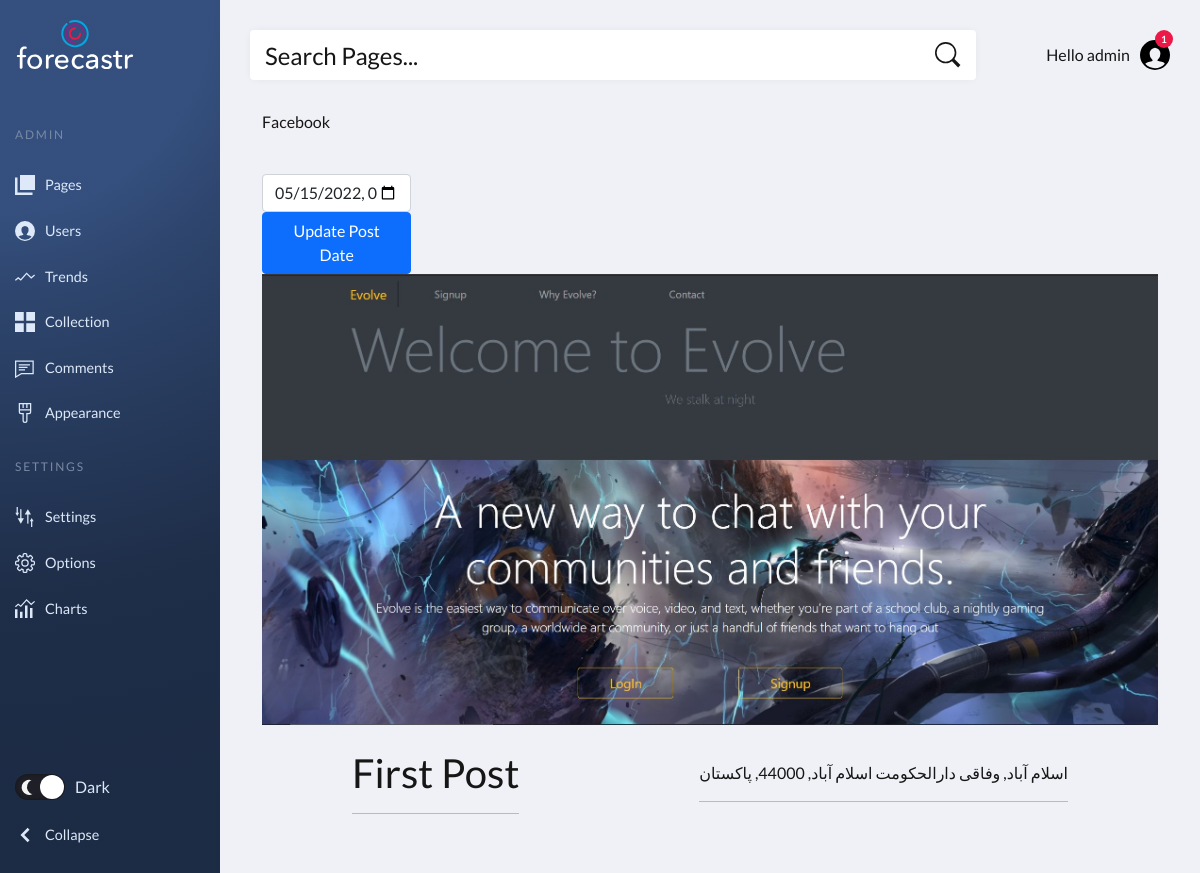
The app's page /gallery/detail/55/ (signed in), older data.
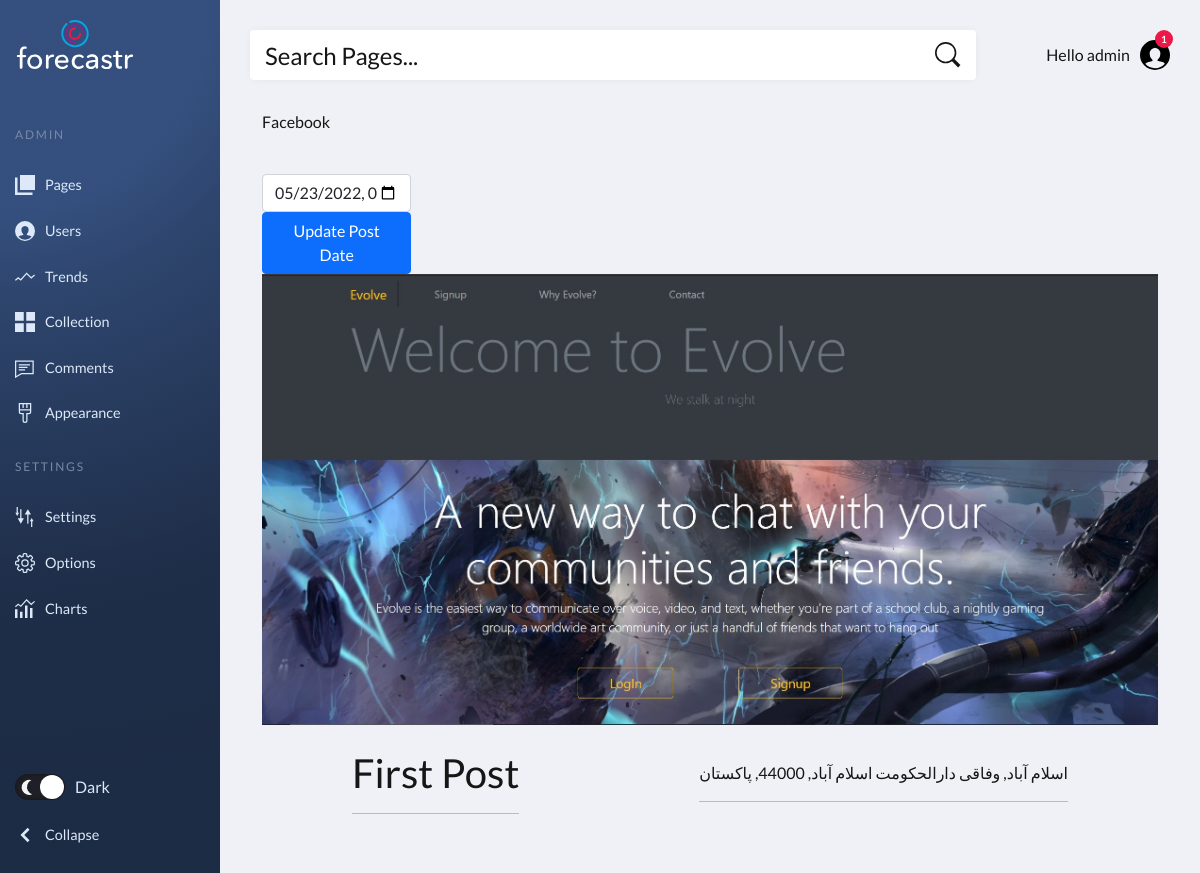
The same page, newer data.
### content_libraries/models.py (models this page shows, shortened)
class UserPost(models.Model):
    client = models.ForeignKey(Client, null=True, on_delete= models.SET_NULL, related_name='client_posts')
    platform = models.CharField(choices=PlatformChoice.choices, default=PlatformChoice.FACEBOOK, max_length=128)
    title = models.CharField(max_length=200, null=True, blank=True)
    picture = models.ImageField(null=True, blank=True)
    description = models.TextField(blank=True, null=True)
    location = models.CharField(max_length=500, blank=True, null=True)
    lat = models.FloatField(default=0)
    lng = models.FloatField(default=0)
    timeCreated = models.TimeField(auto_now_add=True)
    dateCreated = models.DateField(auto_now_add=True)
    dateToBuy = models.DateTimeField(default=datetime.now)

### contentGallery/views.py (the view)
# urls.py: path("detail/<str:pk_id>/", views.contentDetails, name="contentDetails"),
def contentDetails(request, pk_id):
    albumForm = UserPostForm()
    client = request.user.client
    uPost = UserPost.objects.get(id=pk_id)
    context = {'userPost': uPost}
    return render(request, "contentGallery/contentDetails.html", context=context)

### contentGallery/templates/contentGallery/contentDetails.html (shortened to what this page needs)
{%  extends 'utilaties/dashboard.html' %}
{% load static %}
{% block cssStyles %}
<link rel="stylesheet" href="{% static 'vendor/photoswiper/photoswipe.css' %}">
<link rel="stylesheet" href="{% static 'css/contentGallery/main.css' %}">
{% endblock cssStyles %}
{% block content %}
<section>
    <div class="container">
        <p>{{userPost.platform}}</p>
        <br>
        <div class="col-lg-2 col-md-12">
            <form
            action="{% url 'updateContentDetails' userPost.id %}"
             id="myForm"  method="POST">
                <input type="datetime-local" class="form-control mydate" id="id_productdateTime", value="{{userPost.dateToBuy|date:"Y-m-d"}}T{{userPost.dateToBuy|date:"h:m"}}" name="productdateTime">
                <button class="btn btn-primary btn-round" type="submit" id="myBTN">Update Post Date</button>
            </form>
        </div>
        <div class="d-flex flex-wrap justify-content-evenly align-items-center">
            <div class="picture-md">
                <img src="{{userPost.picture.url}}"
                {% if userPost.picture.height > 1000 %}
                    width=700px
                    height = 900px
                    {% else %}
                    class="img-fluid"
                    {% endif %}
                      alt="" />
            </div>
            <div class="intro mt-4">
                <h1>{{userPost.title}}</h1>
                <hr>
            </div>
            <div class="mt-4">
                <p>{{userPost.location}}</p>
                <hr>
            </div>
        </div>
    </div>
</section>
{% endblock content %}

### utilaties/templates/utilaties/dashboard.html (shortened to what this page needs)
{% load static %}
<!DOCTYPE html>
<html lang="en">
<head>
    <link href="https://cdn.jsdelivr.net/npm/bootstrap@5.0.2/dist/css/bootstrap.min.css" rel="stylesheet">
    <link rel="stylesheet" href="{% static 'css/SocialHub/main.css' %}">
    {% block cssStyles %}
    {% endblock cssStyles %}
</head>
<body>
    <header class="page-header">
        <nav>
            <a href="#0" aria-label="forecastr logo" class="logo">
                <svg width="140" height="49">
                    <use xlink:href="#logo"></use>
                </svg>
            </a>
            <ul class="admin-menu">
                <li class="menu-heading">
                    <h3>Admin</h3>
                </li>
                <li>
                    <a href="#0">
                        <svg>
                            <use xlink:href="#pages"></use>
                        </svg>
                        <span>Pages</span>
                    </a>
                </li>
                <li>
                    <a href="#0">
                        <svg>
                            <use xlink:href="#users"></use>
                        </svg>
                        <span>Users</span>
                    </a>
                </li>
                <li>
                    <a href="#0">
                        <svg>
                            <use xlink:href="#trends"></use>
                        </svg>
                        <span>Trends</span>
                    </a>
                </li>
                <li>
                    <a href="#0">
                        <svg>
                            <use xlink:href="#collection"></use>
                        </svg>
                        <span>Collection</span>
                    </a>
                </li>
                <li>
                    <a href="#0">
                        <svg>
                            <use xlink:href="#comments"></use>
                        </svg>
                        <span>Comments</span>
                    </a>
                </li>
                <li>
                    <a href="#0">
                        <svg>
                            <use xlink:href="#appearance"></use>
                        </svg>
                        <span>Appearance</span>
                    </a>
                </li>
                <li class="menu-heading">
                    <h3>Settings</h3>
                </li>
                <li>
                    <a href="#0">
                        <svg>
                            <use xlink:href="#settings"></use>
                        </svg>
                        <span>Settings</span>
                    </a>
                </li>
                <li>
                    <a href="#0">
                        <svg>
                            <use xlink:href="#options"></use>
                        </svg>
                        <span>Options</span>
                    </a>
                </li>
                <li>
                    <a href="#0">
                        <svg>
                            <use xlink:href="#charts"></use>
                        </svg>
                        <span>Charts</span>
                    </a>
                </li>
                <li>
                    <div class="switch">
                        <label for="mode">
                            <span></span>
                            <span>Dark</span>
                        </label>
                    </div>
                    <button class="collapse-btn" aria-expanded="true" aria-label="collapse menu">
                        <svg aria-hidden="true">
                            <use xlink:href="#collapse"></use>
                        </svg>
                        <span>Collapse</span>
                    </button>
                </li>
            </ul>
        </nav>
    </header>
    <section class="page-content">
        <section class="search-and-user">
            <form>
                <input type="search" placeholder="Search Pages...">
                <button type="submit" aria-label="submit form">
                    <svg aria-hidden="true">
                        <use xlink:href="#search"></use>
                    </svg>
                </button>
            </form>
            <div class="admin-profile">
                <span class="greeting">Hello admin</span>
                <div class="notifications">
                    <span class="badge">1</span>
                    <svg>
                        <use xlink:href="#users"></use>
                    </svg>
                </div>
            </div>
        </section>
        {% block content %}
        {% endblock content %}
    </section>
</body>
</html>

Row changes from the older to the newer data that the page shows:
changed UserPost "First Post": productdateTime "05/15/2022 05:05" → "05/23/2022 05:05"
